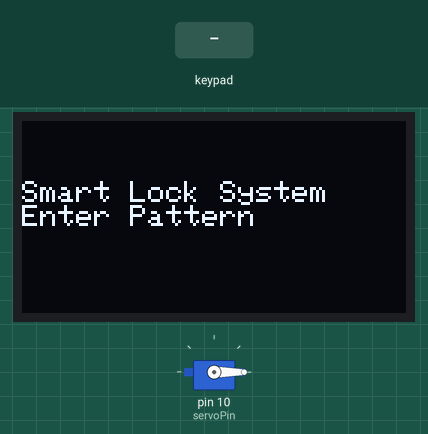
The sketch below on a simulated Arduino Uno, built with avr-gcc and run on an emulated ATmega328P. Parts: servo, 128×64 one-colour display. The inputs (shaded band) are chosen by the test bench. What the sketch prints to the serial monitor is not drawn.

Above: at 1.2 s.
1.3 s: keypad keys 1 2 3 6 9 pressed 0.4 s apart
At 4.1 s:
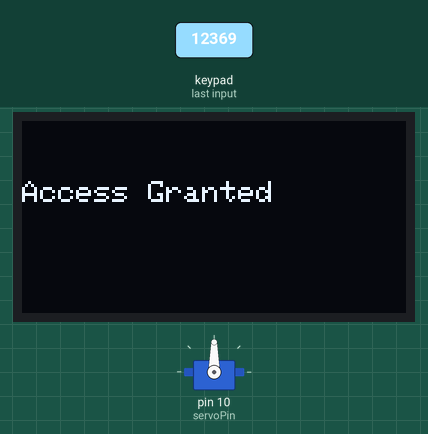
4.8 s: keypad keys 9 8 7 6 # pressed 0.4 s apart
At 6.8 s:
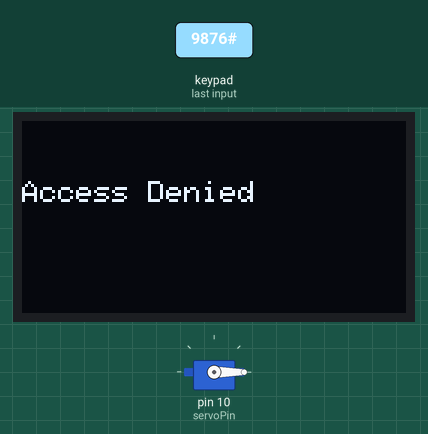
8.3 s: key 'A' pressed
At 8.6 s:
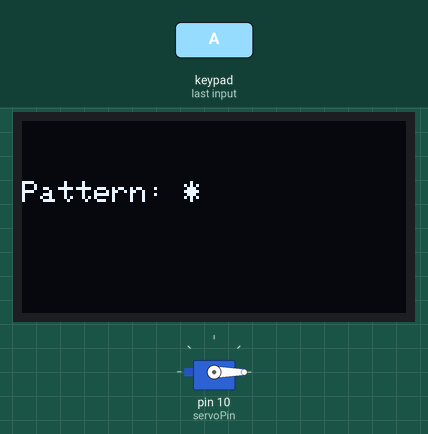
9.8 s: key '1' pressed
At 10.9 s:
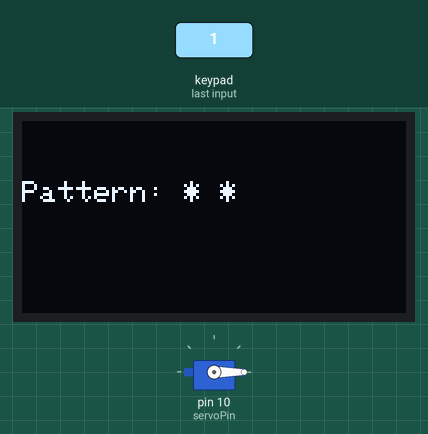
11.3 s: key 'B' pressed
At 11.9 s:
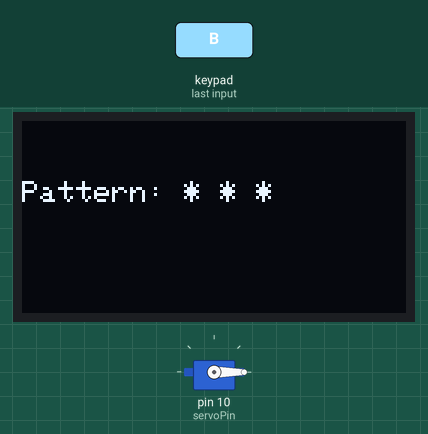
12.8 s: keypad keys 1 2 3 6 9 * pressed 0.4 s apart
At 16.4 s:
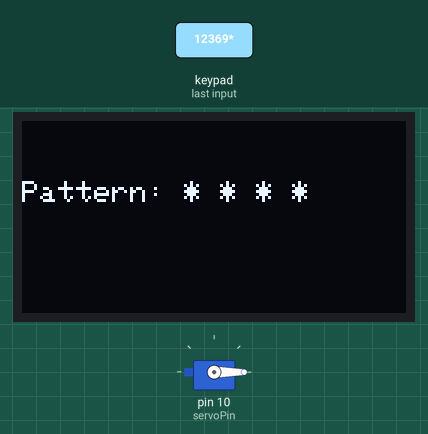
Timing chart, 0 to 17.8 s (numbered marks = the images above; inputs shaded):
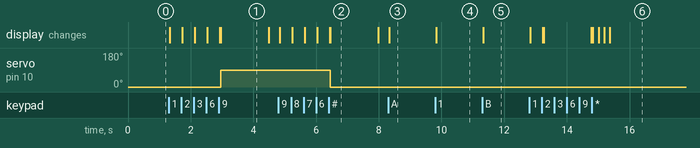

The sketch:

main.ino
```cpp
//Smart Home Lock Pattern Authentication
#include <Keypad.h>
#include <Wire.h>
#include <Adafruit_GFX.h>
#include <Adafruit_SSD1306.h>
#include <Servo.h>

/* ---------- OLED CONFIG ---------- */
#define SCREEN_WIDTH 128
#define SCREEN_HEIGHT 64
Adafruit_SSD1306 display(SCREEN_WIDTH, SCREEN_HEIGHT, &Wire, -1);

/* ---------- SERVO ---------- */
Servo lockServo;
int servoPin = 10;     // Servo signal pin
int lockPos = 0;       // Locked position
int unlockPos = 90;   // Unlocked position

/* ---------- KEYPAD CONFIG ---------- */
const byte ROWS = 4;
const byte COLS = 4;

char keys[ROWS][COLS] = {
  {'1','2','3','A'},
  {'4','5','6','B'},
  {'7','8','9','C'},
  {'*','0','#','D'}
};

byte rowPins[ROWS] = {9, 8, 7, 6};   // R1–R4
byte colPins[COLS] = {5, 4, 3, 2};   // C1–C4

Keypad keypad = Keypad(makeKeymap(keys), rowPins, colPins, ROWS, COLS);

/* ---------- PATTERN SETTINGS ---------- */
char correctPattern[] = {'1','2','3','6','9'};
char inputPattern[5];
int index = 0;

void setup() {
  Serial.begin(9600);

  lockServo.attach(servoPin);
  lockServo.write(lockPos);

  if(!display.begin(SSD1306_SWITCHCAPVCC, 0x3C)) {
    Serial.println("OLED not found");
    while(true);
  }

  display.clearDisplay();
  display.setTextSize(1);
  display.setTextColor(WHITE);
  display.setCursor(0, 20);
  display.println("Smart Lock System");
  display.println("Enter Pattern");
  display.display();
}

void loop() {
  char key = keypad.getKey();

  if (key) {
    Serial.print("Key Pressed: ");
    Serial.println(key);

    inputPattern[index] = key;
    index++;

    display.clearDisplay();
    display.setCursor(0, 20);
    display.print("Pattern: ");
    for (int i = 0; i < index; i++) {
      display.print("* ");
    }
    display.display();

    if (index == 5) {
      checkPattern();
      index = 0;
      delay(1500);
      resetDisplay();
    }
  }
}

void checkPattern() {
  bool match = true;
  for (int i = 0; i < 5; i++) {
    if (inputPattern[i] != correctPattern[i]) {
      match = false;
      break;
    }
  }

  display.clearDisplay();
  display.setCursor(0, 20);

  if (match) {
    display.println("Access Granted");
    lockServo.write(unlockPos);
  } else {
    display.println("Access Denied");
    lockServo.write(lockPos);
  }
  display.display();
}

void resetDisplay() {
  display.clearDisplay();
  display.setCursor(0, 20);
  display.println("Enter Pattern");
  display.display();
}
```

Measured:
- after the input at 1.3 s, servo on pin 10 (servoPin): 0° → 90° after 1.7 s; the display: first changes at once (image 1 shows a later state)
- after the input at 4.8 s, servo on pin 10 (servoPin): 90° → 0° after 1.7 s; the display: first changes at once (image 2 shows a later state)
- after the input at 8.3 s, the display: changes at once (image 3)
- after the input at 9.8 s, the display: changes at once (image 4)
- after the input at 11.3 s, the display: changes at once (image 5)
- after the input at 12.8 s, the display: changes at once (image 6)
- what the display in image 1 shows lasts 1.5 s, from 3.0 s to 4.5 s
